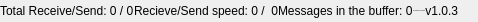
              <widget class="QFrame" name="bottomBar">
               <property name="minimumSize">
                <size>
                 <width>0</width>
                 <height>22</height>
                </size>
               </property>
               <property name="maximumSize">
                <size>
                 <width>16777215</width>
                 <height>22</height>
                </size>
               </property>
               <property name="frameShape">
                <enum>QFrame::NoFrame</enum>
               </property>
               <property name="frameShadow">
                <enum>QFrame::Raised</enum>
               </property>
               <layout class="QHBoxLayout" name="horizontalLayout_5">
                <property name="spacing">
                 <number>0</number>
                </property>
                <property name="leftMargin">
                 <number>0</number>
                </property>
                <property name="topMargin">
                 <number>0</number>
                </property>
                <property name="rightMargin">
                 <number>0</number>
                </property>
                <property name="bottomMargin">
                 <number>0</number>
                </property>
                <item>
                 <widget class="QLabel" name="label_receive_send_count">
                  <property name="text">
                   <string>Total Receive/Send: 0 / 0</string>
                  </property>
                 </widget>
                </item>
                <item>
                 <widget class="QLabel" name="label_receive_send_speed">
                  <property name="text">
                   <string>Recieve/Send speed: 0 /  0</string>
                  </property>
                 </widget>
                </item>
                <item>
                 <widget class="QLabel" name="label">
                  <property name="text">
                   <string>Messages in the buffer: 0</string>
                  </property>
                 </widget>
                </item>
                <item>
                 <widget class="QLabel" name="creditsLabel">
                  <property name="maximumSize">
                   <size>
                    <width>16777215</width>
                    <height>16</height>
                   </size>
                  </property>
                  <property name="font">
                   <font>
                    <family>Segoe UI</family>
                    <pointsize>-1</pointsize>
                    <italic>false</italic>
                    <bold>false</bold>
                   </font>
                  </property>
                  <property name="text">
                   <string>By: Wanderson M. Pimenta</string>
                  </property>
                  <property name="alignment">
                   <set>Qt::AlignLeading|Qt::AlignLeft|Qt::AlignVCenter</set>
                  </property>
                 </widget>
                </item>
                <item>
                 <widget class="QLabel" name="version">
                  <property name="text">
                   <string>v1.0.3</string>
                  </property>
                  <property name="alignment">
                   <set>Qt::AlignRight|Qt::AlignTrailing|Qt::AlignVCenter</set>
                  </property>
                 </widget>
                </item>
                <item>
                 <widget class="QFrame" name="frame_size_grip">
                  <property name="minimumSize">
                   <size>
                    <width>20</width>
                    <height>0</height>
                   </size>
                  </property>
                  <property name="maximumSize">
                   <size>
                    <width>20</width>
                    <height>16777215</height>
                   </size>
                  </property>
                  <property name="frameShape">
                   <enum>QFrame::NoFrame</enum>
                  </property>
                  <property name="frameShadow">
                   <enum>QFrame::Raised</enum>
                  </property>
                 </widget>
                </item>
               </layout>
              </widget>
